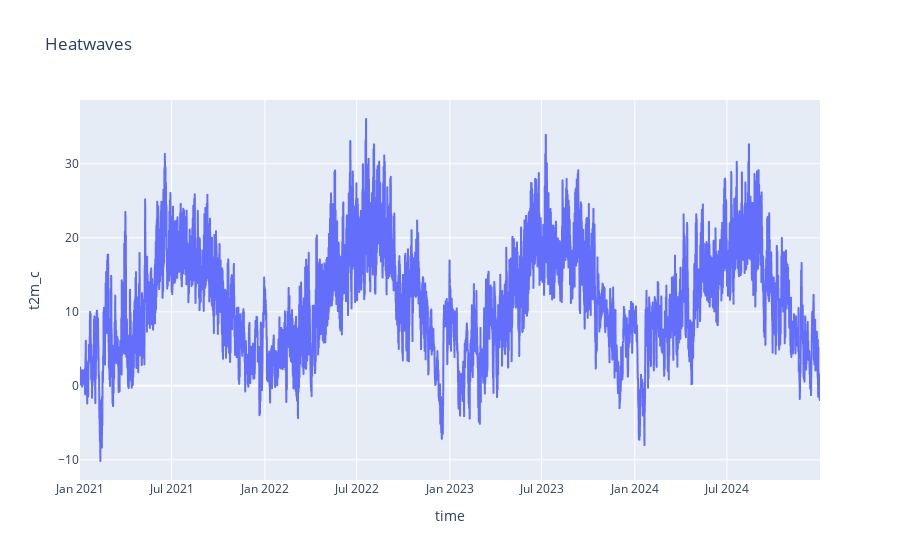

The notebook cell saved with this chart:
### Markdown cell above
## Heatwaves

### Code cell
df['t2m_c'] = df['t2m'] - 273.15

events = extreme_events.find_heatwaves(df['t2m_c'], threshold=30, min_duration=3)
fig = px.line(df, x='time', y='t2m_c', title='Heatwaves')
for start, end in events:
    fig.add_vrect(x0=df['time'][start], x1=df['time'][end], fillcolor='orange', opacity=0.2, line_width=0)
fig.show()

### Figure 1 — Plotly figure (JSON) as saved in the notebook; plotly's stock layout.template omitted (floating-point values rounded to 4 significant figures; data arrays with more than 128 entries replaced by an {"elided": "..."} marker saying what was removed)
{"data": [{"hovertemplate": "time=%{x}<br>t2m_c=%{y}<extra></extra>", "legendgroup": "", "line": {"color": "#636efa", "dash": "solid"}, "marker": {"symbol": "circle"}, "mode": "lines", "name": "", "showlegend": false, "type": "scattergl", "x": {"elided": "5844 str values"}, "xaxis": "x", "y": {"elided": "5844 float values"}, "yaxis": "y"}], "layout": {"legend": {"tracegroupgap": 0}, "title": {"text": "Heatwaves"}, "xaxis": {"anchor": "y", "domain": [0, 1], "title": {"text": "time"}}, "yaxis": {"anchor": "x", "domain": [0, 1], "title": {"text": "t2m_c"}}}}
